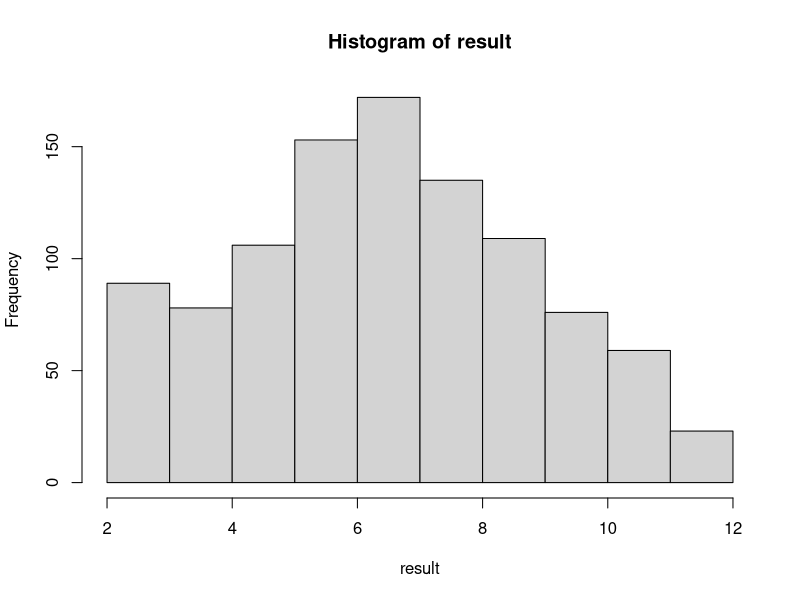

R code for this plot:
result1 <- sample(1:6, 1000, replace = TRUE)
result2 <- sample(1:6, 1000, replace = TRUE)
result <- result1+result2
hist(result)